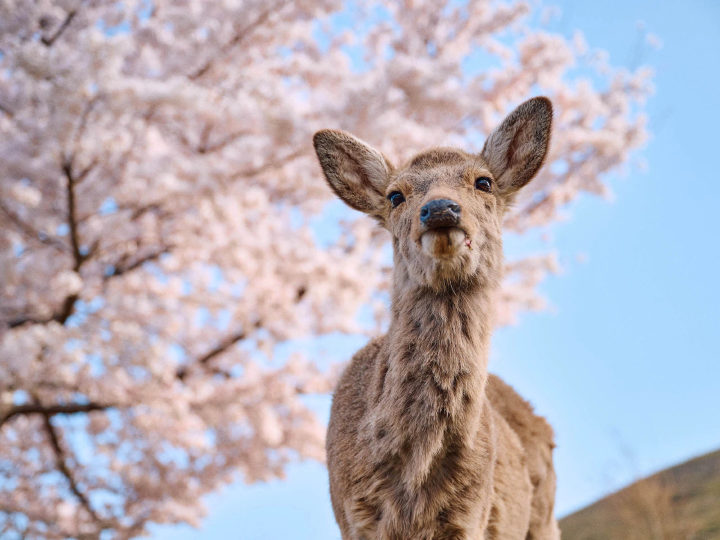
//> input picture C++/opencv/class2/p1.png, 1440 x 1080 px (shown at 1/2 size)
$ ./ch3   (built with g++ and OpenCV 4)
//> lines starting //> are read from the running program, lines starting //| are printed output that depends on the picture
#include <iostream>
#include "opencv2/opencv.hpp"

using namespace std;
using namespace cv;

void drawLine(Mat src)
{
    Point p1 = Point(20, 30);
    Point p2;  p2.x = 300;  p2.y = 200;
    Scalar color = Scalar(0, 127, 255);
    line(src, p1, p2, color, 5, LINE_8);
}
void drawRectangle(Mat src)
{
    Rect rect = Rect(200, 100, 300, 300);
    Scalar color = Scalar(255, 127, 0);
    rectangle(src, rect, color, 2, LINE_AA);
}
void drawEllipse(Mat src)
{
    Point center = Point(src.cols/2, src.rows/2);
    Size axes = Size(src.cols/4, src.rows/2);
    Scalar color = Scalar(255, 0, 0);
    ellipse(src, center, axes, 90, 45, 270, color, 3, LINE_8);
}
void drawCircle(Mat src)
{
    Point center = Point(src.cols/2, src.rows/2);
    Scalar color = Scalar(0, 255, 0);
    circle(src, center, 200, color, -1, LINE_AA);
}
void drawPolygon(Mat src)
{
    Point pts[1][5];
    pts[0][0] = Point(100, 100);
    pts[0][1] = Point(100, 200);
    pts[0][2] = Point(200, 200);
    pts[0][3] = Point(200, 100);
    pts[0][4] = Point(100, 100);
    const Point *p_pts[] = { pts[0] };
    int n_pts[] = { 5 };
    Scalar color = Scalar(0, 0, 255);
    fillPoly(src, p_pts, n_pts, 1, color, LINE_8);
}

void RandomLine(Mat src);

int main(int argc, char **argv)
{
    Mat src = imread("../p1.png");
//> src is the input picture: 1080 rows x 1440 cols, CV_8UC3; mean B, G, R 183.3, 174.7, 181.2
    namedWindow("INPUT", WINDOW_FREERATIO);
    namedWindow("OUTPUT", WINDOW_FREERATIO);
    if(src.empty() || !src.data)
    {
        cout << "could not load the picture" << endl;
        return -1;
    }
    imshow("INPUT", src);
    waitKey(0);
    Scalar text_color(0, 0, 0);

    drawLine(src);
    putText(src, "hello line", Point(20, 30), FONT_HERSHEY_COMPLEX, 1.0, text_color, 1, 8);
//> src: 1080 rows x 1440 cols, CV_8UC3; mean B, G, R 182.9, 174.5, 181.2
    imshow("OUTPUT", src);
    waitKey(0);

    drawRectangle(src);
    putText(src, "hello rectangle", Point(200, 100), FONT_HERSHEY_DUPLEX, 1.5, text_color, 1, 8);
    imshow("OUTPUT", src);
    waitKey(0);

    drawEllipse(src);
    putText(src, "hello ellipse", Point(src.cols/2+200, src.rows/2+200), FONT_HERSHEY_PLAIN, 2.0, text_color, 1, 8);
//> src: 1080 rows x 1440 cols, CV_8UC3; mean B, G, R 183.2, 173.2, 179.4
    imshow("OUTPUT", src);
    waitKey(0);

    drawCircle(src);
    putText(src, "hello circle", Point(src.cols/2+200, src.rows/2+250), FONT_HERSHEY_SIMPLEX, 2.5, text_color, 1, 8);
    imshow("OUTPUT", src);
    waitKey(0);

    drawPolygon(src);
    putText(src, "hello polygon", Point(200, 200), FONT_HERSHEY_TRIPLEX, 3.0, text_color, 1, 8);
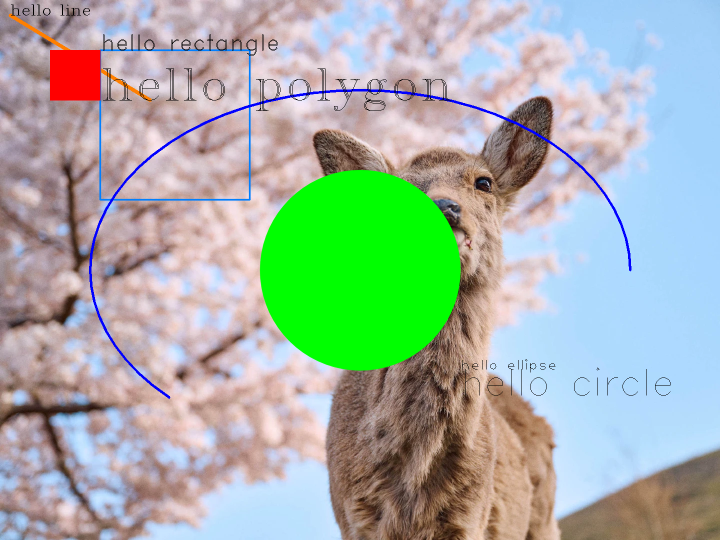
//> src: 1080 rows x 1440 cols, CV_8UC3 (shown at 1/2 size); mean B, G, R 168.4, 179.2, 164.8
    imshow("OUTPUT", src);
    waitKey(0);

    RandomLine(src);

    destroyAllWindows();
    return 0;
}

void RandomLine(Mat src)
{
    Mat dst = Mat::zeros(src.size(), src.type());
    namedWindow("RANDOM", WINDOW_AUTOSIZE);
    RNG rng(12345);
    Point p1, p2;
    for(int i=0; i<1000; i++)
    {
    p1.x = rng.uniform(0, src.cols);  p2.x = rng.uniform(0, src.cols);
    p1.y = rng.uniform(0, src.rows);  p2.y = rng.uniform(0, src.rows);
    Scalar color(rng.uniform(0,255), rng.uniform(0,255), rng.uniform(0,255));

    if(waitKey(50) > 0)
        break;

    line(dst, p1, p2, color, 1, LINE_8);
    imshow("RANDOM", dst);
    }
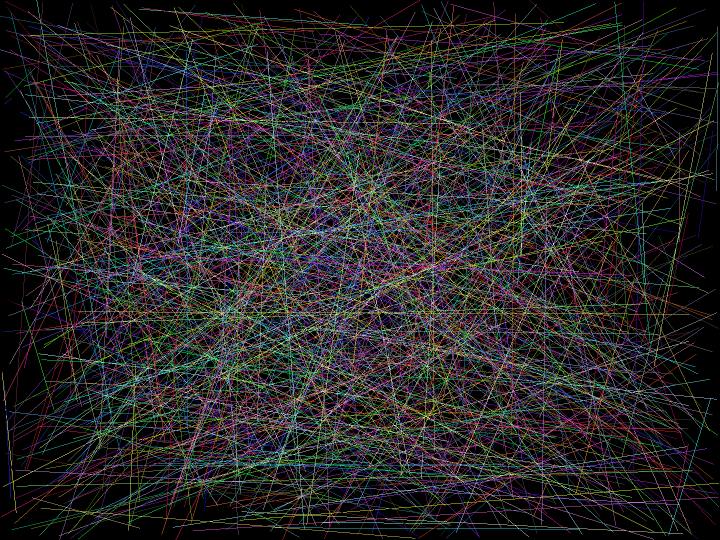
//> dst: 1080 rows x 1440 cols, CV_8UC3 (shown at 1/2 size); mean B, G, R 36.6, 36.6, 38.2
}
